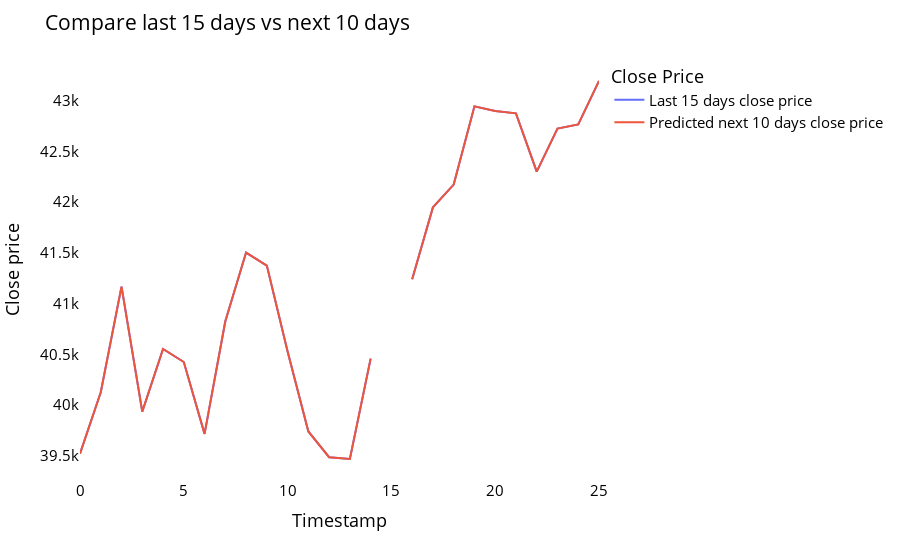

The code cell stored with this chart in its notebook:
### Code cell
temp_mat = np.empty((len(last_days)+pred_days+1,1))
temp_mat[:] = np.nan
temp_mat = temp_mat.reshape(1,-1).tolist()[0]

last_original_days_value = temp_mat
next_predicted_days_value = temp_mat

last_original_days_value[0:time_step+1] = scaler.inverse_transform(closedf[len(closedf)-time_step:]).reshape(1,-1).tolist()[0]
next_predicted_days_value[time_step+1:] = scaler.inverse_transform(np.array(lst_output).reshape(-1,1)).reshape(1,-1).tolist()[0]

new_pred_plot = pd.DataFrame({
    'last_original_days_value':last_original_days_value,
    'next_predicted_days_value':next_predicted_days_value
})

names = cycle(['Last 15 days close price','Predicted next 10 days close price'])

fig = px.line(new_pred_plot,x=new_pred_plot.index, y=[new_pred_plot['last_original_days_value'],
                                                      new_pred_plot['next_predicted_days_value']],
              labels={'value': 'Close price','index': 'Timestamp'})
fig.update_layout(title_text='Compare last 15 days vs next 10 days',
                  plot_bgcolor='white', font_size=15, font_color='black',legend_title_text='Close Price')
fig.for_each_trace(lambda t:  t.update(name = next(names)))
fig.update_xaxes(showgrid=False)
fig.update_yaxes(showgrid=False)
fig.show()

### Figure 1 — Plotly figure (JSON) as saved in the notebook; plotly's stock layout.template omitted (floating-point values rounded to 4 significant figures)
{"data": [{"hovertemplate": "variable=last_original_days_value<br>Timestamp=%{x}<br>Close price=%{y}<extra></extra>", "legendgroup": "last_original_days_value", "line": {"color": "#636efa", "dash": "solid"}, "marker": {"symbol": "circle"}, "mode": "lines", "name": "Last 15 days close price", "orientation": "v", "showlegend": true, "type": "scatter", "x": [0, 1, 2, 3, 4, 5, 6, 7, 8, 9, 10, 11, 12, 13, 14, 15, 16, 17, 18, 19, 20, 21, 22, 23, 24, 25], "xaxis": "x", "y": [39520.0, 40130.0, 41170.0, 39940.0, 40550.0, 40420.0, 39720.0, 40830.0, 41500.0, 41370.0, 40530.0, 39740.0, 39490.0, 39470.0, 40460.0, null, 41240.0, 41950.0, 42170.0, 42940.0, 42900.0, 42870.0, 42300.0, 42720.0, 42760.0, 43190.0], "yaxis": "y"}, {"hovertemplate": "variable=next_predicted_days_value<br>Timestamp=%{x}<br>Close price=%{y}<extra></extra>", "legendgroup": "next_predicted_days_value", "line": {"color": "#EF553B", "dash": "solid"}, "marker": {"symbol": "circle"}, "mode": "lines", "name": "Predicted next 10 days close price", "orientation": "v", "showlegend": true, "type": "scatter", "x": [0, 1, 2, 3, 4, 5, 6, 7, 8, 9, 10, 11, 12, 13, 14, 15, 16, 17, 18, 19, 20, 21, 22, 23, 24, 25], "xaxis": "x", "y": [39520.0, 40130.0, 41170.0, 39940.0, 40550.0, 40420.0, 39720.0, 40830.0, 41500.0, 41370.0, 40530.0, 39740.0, 39490.0, 39470.0, 40460.0, null, 41240.0, 41950.0, 42170.0, 42940.0, 42900.0, 42870.0, 42300.0, 42720.0, 42760.0, 43190.0], "yaxis": "y"}], "layout": {"font": {"color": "black", "size": 15}, "legend": {"title": {"text": "Close Price"}, "tracegroupgap": 0}, "margin": {"t": 60}, "plot_bgcolor": "white", "title": {"text": "Compare last 15 days vs next 10 days"}, "xaxis": {"anchor": "y", "domain": [0, 1], "showgrid": false, "title": {"text": "Timestamp"}}, "yaxis": {"anchor": "x", "domain": [0, 1], "showgrid": false, "title": {"text": "Close price"}}}}
